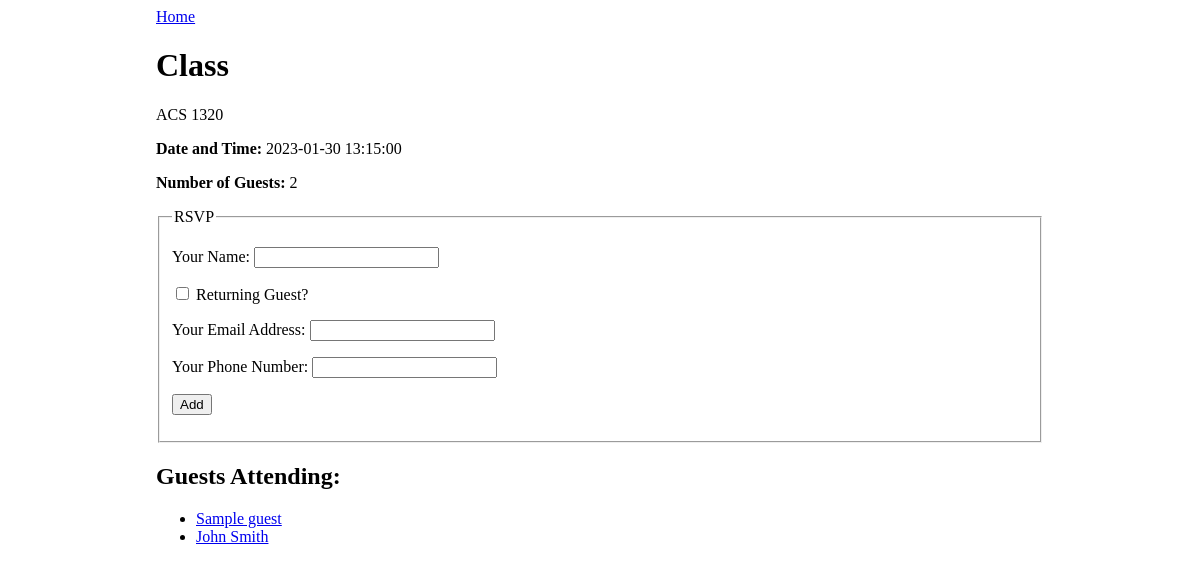
/event/2, run on an earlier commit of the app's database.
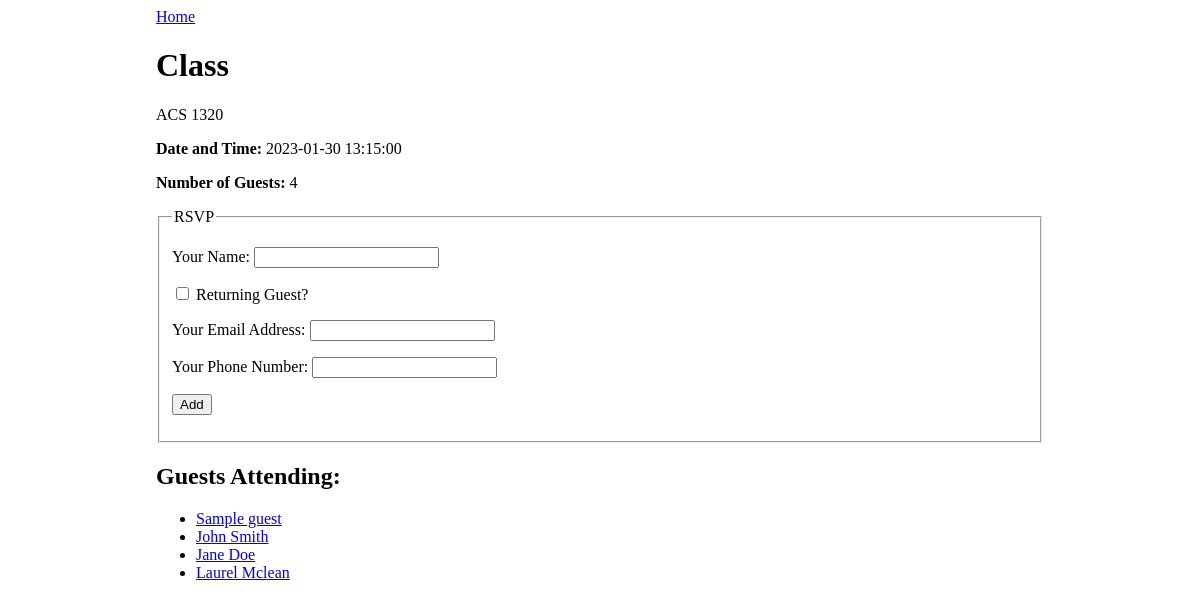
And on a later commit of the database.
### events_app/models.py (models this page shows)
class Guest(db.Model):
    id = db.Column(db.Integer, primary_key=True)
    name = db.Column(db.String(80), nullable=False)
    email = db.Column(db.String(80), nullable=False, unique=True)
    phone = db.Column(db.String(10), nullable=False)
    events_attending = db.relationship(
        'Event', secondary='guest_event', back_populates='guests')

### events_app/routes.py (the view)
@main.route('/event/<event_id>', methods=['GET'])
def event_detail(event_id):
    event = Event.query.get(event_id)
    return render_template('event_detail.html', event=event)

### events_app/templates/event_detail.html (shortened to what this page needs)
{% extends 'base.html' %}
{% block content %}
<a href="/">Home</a>
<h1>{{ event.title }}</h1>
<p>{{ event.description }}</p>
<p><strong>Date and Time: </strong>{{ event.date_and_time }}</p>
<p><strong>Number of Guests: </strong>{{ event.guests|length }}</p>
<form method="POST">
    <fieldset>
        <legend>RSVP</legend>
        <p>
            <label>
                Your Name:
                <input type="text" name="guest_name">
            </label>
        </p>
        <p>
            <label>
                <input type="checkbox" name="returning" onchange="returningGuestChanged(this.checked)">
                Returning Guest?
            </label>
        </p>
        <div id="new-guest-info">
            <p>
                <label>
                    Your Email Address:
                    <input type="email" name="email">
                </label>
            </p>
            <p>
                <label>
                    Your Phone Number:
                    <input type="phone" name="phone">
                </label>
            </p>
        </div>
        <p>
            <input type="submit" name="submit" value="Add">
        </p>
    </fieldset>
</form>
<h2>Guests Attending:</h2>
<ul>
    {% for guest in event.guests %}
    <li><a href="/guest/{{ guest.id }}">{{ guest.name }}</a></li>
    {% endfor %}
</ul>
{% endblock %}

What changed in the data, as far as the page shows it:
added Guest: name "Jane Doe"
now on this page (row unchanged): Guest: name "Laurel Mclean"
Also different on the page:
{{ event.guests|length }}: "2" → "4"
